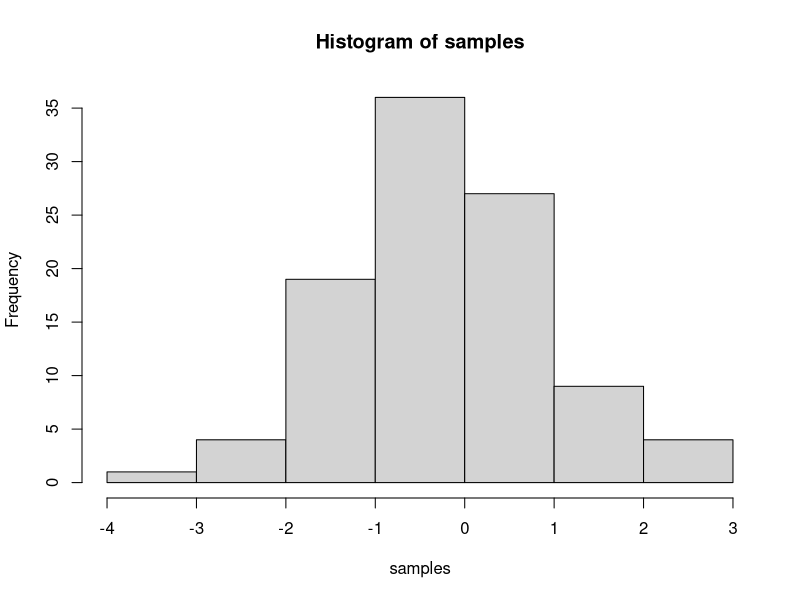
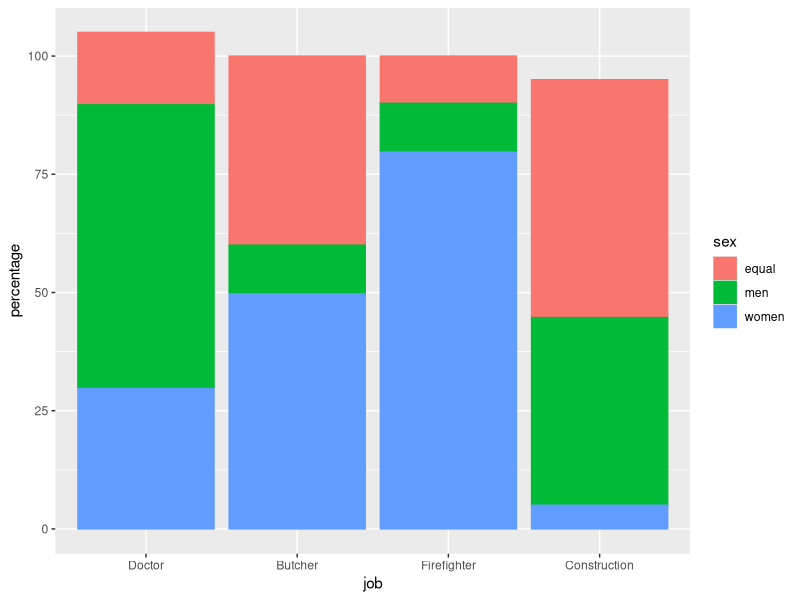

Here is the R script that generated these plots, in order:
## ---- chunk 1
knitr::opts_chunk$set(message=FALSE,warning=FALSE, cache=TRUE)
## ---- chunk 2
1+1
5-4 
3+4
6*2
2*2
4/2
6/2
500/25

## ---- chunk 3
(5+5)/5
5+5/5
## ---- chunk 4
annie <- 1
a <- annie
a
annie
## ---- chunk 5
a<-1
b<-"hello world"
c<-"3"
class(a)
class (c)

vector<-c(1,2,3,4,5,6,5,7,6, 1000)
vector[7]
vector [3:6]
vector [c(8,8,8,8)]

vector[vector>6]
vector[vector<6]
vector[vector<=6]
vector[vector>=6]
vector[vector==6]
vector[vector!=6]

vector[6]<-3000
vector[1:2]<-10

class(vector)
vector[6]<-"j"

class(vector)

a<-c("1", "2","3")
class (a)
b<-a
class(b)
as.numeric(b)

a<-"kjhkjhgkjhgkjhgkjhgkjhgkjjghkgjh"
a[1]
strsplit(a, split="j")
strsplit(a,split="[,]")


b<-strsplit(a,split = "")



first_names<-c("Annie","Danny", "Wilson")
ages<-c(36, 44, 12)
grades<-c(89, 56, 99)

everybody<-data.frame(first_names, 
                      ages, 
                      grades)
everybody$first_names
everybody$ages[2]<-12


## ---- chunk 6
samples <- rnorm(100, mean=0, sd=1)
hist(samples)
## ---- chunk 7
1+2
2*5
5/3
(1+6+4)/5

## ---- chunk 8
a<-1
b<-2
a+b

d<-c(1,2,3)
e<-c(5,6,7)
d+e
d*e
d/e

## ---- chunk 9
# for loop solution
# i becomes the number 1 to 100 at each step of the loop


a <- length(100) # make empty variable, set length to 100
for (i in 1:100){
  a[i] <-i #assigns the number in i, to the ith index of a
}

print(a)

# for loop solution #2

a<-c() #create empty variable using combine command
for (i in 1:100){
  a<-c(a,i) # keeps combining a with itself and the new number in i
}
print(a)

# seq solution
a <- seq(1,100,1) # look up help for seq using ?seq() in console
print(a)

## ---- chunk 10
my_function<-function(input){
#body of code
return (output)
}
## ---- chunk 11
add_one<-function(x){

save_result<-x+1

return(save_result)

add_one(2)
}
## ---- chunk 12
add_one<-function(x)return(x+1)
## ---- chunk 13
roll_dice<-function(){
  return(sample(1:6,1))
}
## ---- chunk 14
sample(1:6,1)

roll_dice<-function(){
return(sample(1:6,1))
}
## ---- chunk 15

my_sum<-function(x){
get_sum<-sum(x)
}

my_sum<-function(x){
 get_sum<-sum(x)
  print("world")
 return("hello")
}

my_sum<- function(x){
  get_sum<- sum(x)
  print("world")
  return("hello")
}


a<-c(1,2,3)
my_numbers<-c(1,2,3,4,5,6)

my_sum<-function(x){
get_sum<-sum(x)
}

my_sum(my_numbers)


## ---- chunk 16
#sometimes you will have multiple lists that you want to combine

ranged_mean2 <- function(x, min_val, max_val){
  restricted_values <- x[x>min_val & 
                        x< max_val]
  
  outputs<- list(original_values = x,
        restricted_vallues = restricted_values)
        
  some_numbers<-c(3,4,3,2,3,4,5,6,7,8,8,8,9,8)

ranged_mean(some_numbers, 2,4) 
}
## ---- chunk 17
library (ggplot2)
job <- rep(as.factor(c("Doctor","Butcher","Firefighter", "Construction")),3)
levels(job)<-levels(job)[c(3,1,4,2)]#since 

sex <- as.factor(c("equal", "women", "men"))
percentage <- c(10,30,40,40,80,60,50,50,10,15,5,10)

plot_df <- data.frame(job,
                      sex,
                      percentage)

# basic bar graph

ggplot(plot_df, aes(x=job,y=percentage,
                    group=sex, #by adding group factor then you can combine 2 factors
                    color=sex,
                    fill=sex))+ #color factor refers to the border color and fill refers to entire color of the bar
  geom_bar(stat="identity") #position=dodge makes it side by side bars, without it the bars will be stacked 

